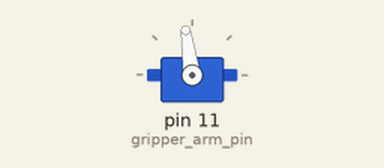
Simulated run of this sketch. Board: Arduino Uno, built with avr-gcc and run on an emulated ATmega328P. Parts: servo. What the sketch prints to the serial monitor is not drawn.

Above: at 1.05 s.
Timing chart, 0 to 6.2 s (numbered marks = the images above):
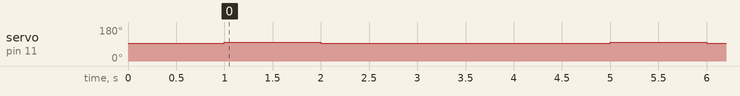

The sketch:

gripper-arm-test-script.ino
```cpp
# include <Servo.h>

// Initialise the gripper
Servo gripper_arm;
const byte gripper_arm_pin = 11;

void setup() {
  // Setup serial monitor
  Serial.begin(9600);

  // Setup gripper
  gripper_arm.attach(gripper_arm_pin);
  gripper_arm.writeMicroseconds(1500);
  delay(1000);
}

void loop() {
    // Code to test gripper
    gripper_arm.writeMicroseconds(1550);
    Serial.println("Gripper arm: running");
    delay(1000);
    gripper_arm.writeMicroseconds(1500);
    Serial.println("Gripper arm: stop");
    delay(3000);
}
```

Measured:
- by itself, servo on pin 11 (gripper_arm_pin): alternates 98° for 1.0 s and 93° for 3.0 s
